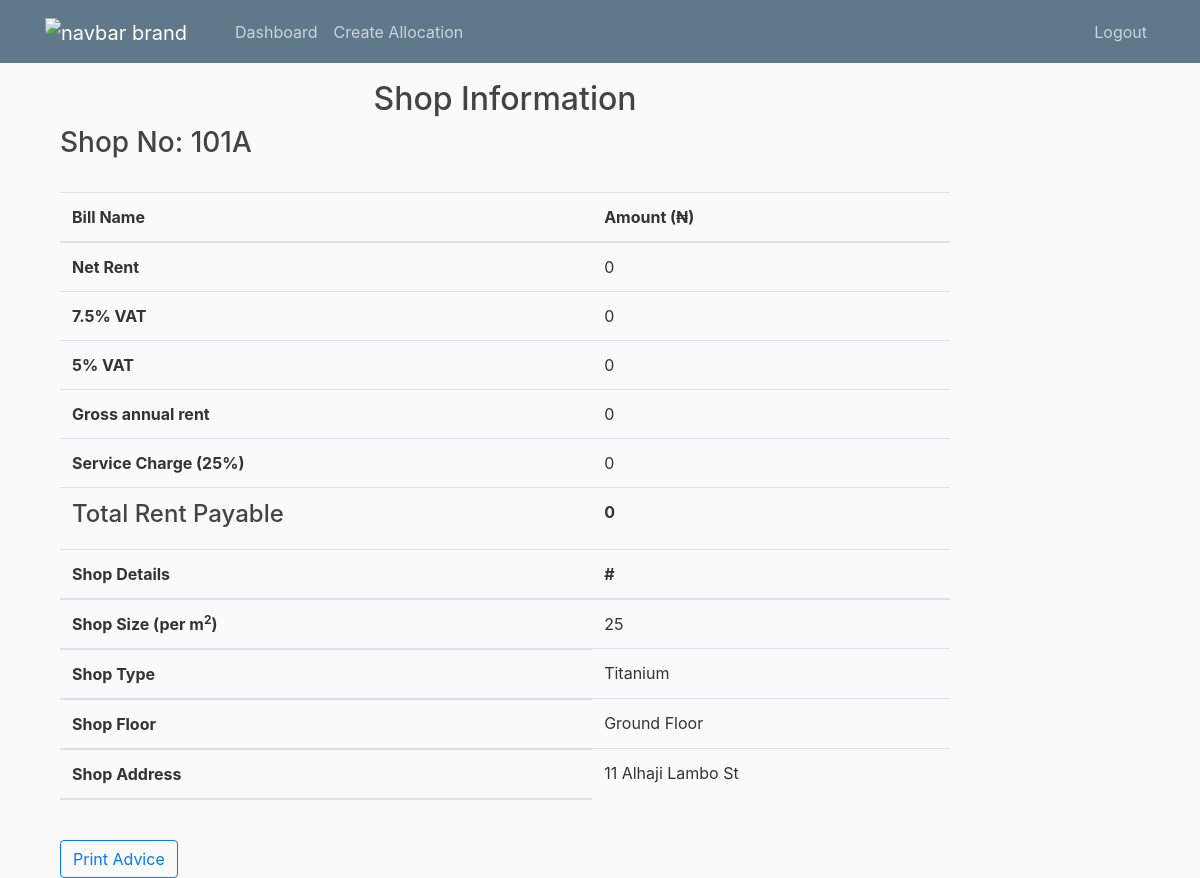
Screenshot of /shop/101A/detail/ (signed in) with the database file from the repository.
### shop/models.py (models this page shows, shortened)
class Shop(models.Model):
    Type = [
        ('Platinum', 'Platinum'),
        ('Titanium', 'Titanium'),
        ('Diamond', 'Diamond'),
        ('Premium', 'Premium'),
        ('Gold', 'Gold'),
        ('Silver', 'Silver'),
    ]
    Floor = [
        ('G', 'Ground Floor'),
        ('1', 'First Floor'),
        ('2', 'Second Floor'),
    ]
    STATUS = [
        ('vacant', 'Vacant'),
        ('allocated', 'Allocated'),
    ]
    name = models.CharField(max_length=255)
    type = models.CharField(max_length=10, choices=Type)
    price = models.DecimalField(max_digits=10, decimal_places=2)
    shop_price = models.DecimalField(max_digits=10, decimal_places=2, blank=True, null=True)
    new_shop_price = models.DecimalField(max_digits=10, decimal_places=2, blank=True, null=True)
    caution_fee = models.DecimalField(max_digits=12, decimal_places=2, default=100000.00)
    no = models.CharField(max_length=5, validators=[MinLengthValidator(4)], unique=True)
    address = models.CharField(max_length=300)
    floor = models.CharField(max_length=20, choices=Floor)
    size = models.IntegerField()
    status = models.CharField(max_length=10, choices=STATUS, default='vacant')
    is_paid = models.BooleanField(default=False)
    is_approved = models.BooleanField(default=False)
    class Meta:
        ordering = ["no"]
    @property
    def rent(self):
        return self.size * self.price
    @property
    def shop_price(self):
        result = self.rent * Decimal('1.075')
        return result.quantize(Decimal('0.01'), rounding=ROUND_HALF_UP)
    @property
    def shop_agency(self):
        result = self.shop_price * Decimal('0.05')
        return result.quantize(Decimal('0.01'), rounding=ROUND_HALF_UP)
    @property
    def shop_legal(self):
        result = self.shop_price * Decimal('0.05')
        return result.quantize(Decimal('0.01'), rounding=ROUND_HALF_UP)

### shop/views.py (the view)
# urls.py: path('shop/<str:shop_no>/detail/', views.shop_detail, name="shop-detail"),
@login_required
def shop_detail(request, shop_no):
    shop = get_object_or_404(Shop, no=shop_no)
    return render(request, "shop/detail.html", {"shop": shop, "title": "Shop Detail"})

### templates/shop/detail.html (shortened to what this page needs)
{% extends "rent/base.html" %}
{% block content %}
    <div class="container">
        <div class="row">
            <div class="col-md-12">
                <h2 class="text-center">Shop Information</h2>
                <h3>Shop No: {{ shop.no }}</h3><br>
    <table class="table">
        <thead>
          <tr>
            <th scope="col">Bill Name</th>
            <th scope="col">Amount (₦)</th>
          </tr>
        </thead>
        <tbody>
          <tr>
            <th scope="row">Net Rent</th>
            <td>0</td>
          </tr>
          <tr>
            <th scope="row">7.5% VAT</th>
            <td>0</td>
          </tr>
          <tr>
            <th scope="row">5% VAT</th>
            <td>0</td>
          </tr>
          <tr>
            <th scope="row">Gross annual rent</th>
            <td>0</td>
          </tr>
          <tr>
            <th scope="row">Service Charge (25%)</th>
            <td>0</td>
          </tr>
          <tr>
            <th scope="row"><strong><h4>Total Rent Payable</h4></strong></th>
            <td><strong>0</strong></td>
          </tr>
          <thead>
            <tr>
              <th scope="col">Shop Details</th>
              <th scope="col">#</th>
            </tr>
            <tr>
    <th scope="row">Shop Size (per m<sup>2</sup>)</th>
    <td>{{ shop.size }}</td>
</tr>
          <tr>
              <th scope="row">Shop Type</th>
              <td>{{ shop.type }}</td>
            </tr>
            <tr>
              <th scope="row">Shop Floor</th>
              <td>{{ shop.get_floor_display }}</td>
            </tr>
            <tr>
              <th scope="row">Shop Address</th>
              <td>{{ shop.address }}</td>
            </tr>
          </thead>
        </tbody>
      </table>
      <br>
      <a href="{% url 'generate-shop-payment-advice-pdf' shop.no %}" class="btn btn-outline-primary">Print Advice</a>
            </div>
        </div>
    </div>
    {% endblock content %}

### static/css/base.css (style rules this page uses)
body { background: #fafafa; color: #333333; margin-top: 5rem; }
h1, h2, h3, h4, h5, h6 { color: #444444; }

### rows the page displays
Shop: no "101A", size "25", type "Titanium", floor "Ground Floor", address "11 Alhaji Lambo St"
